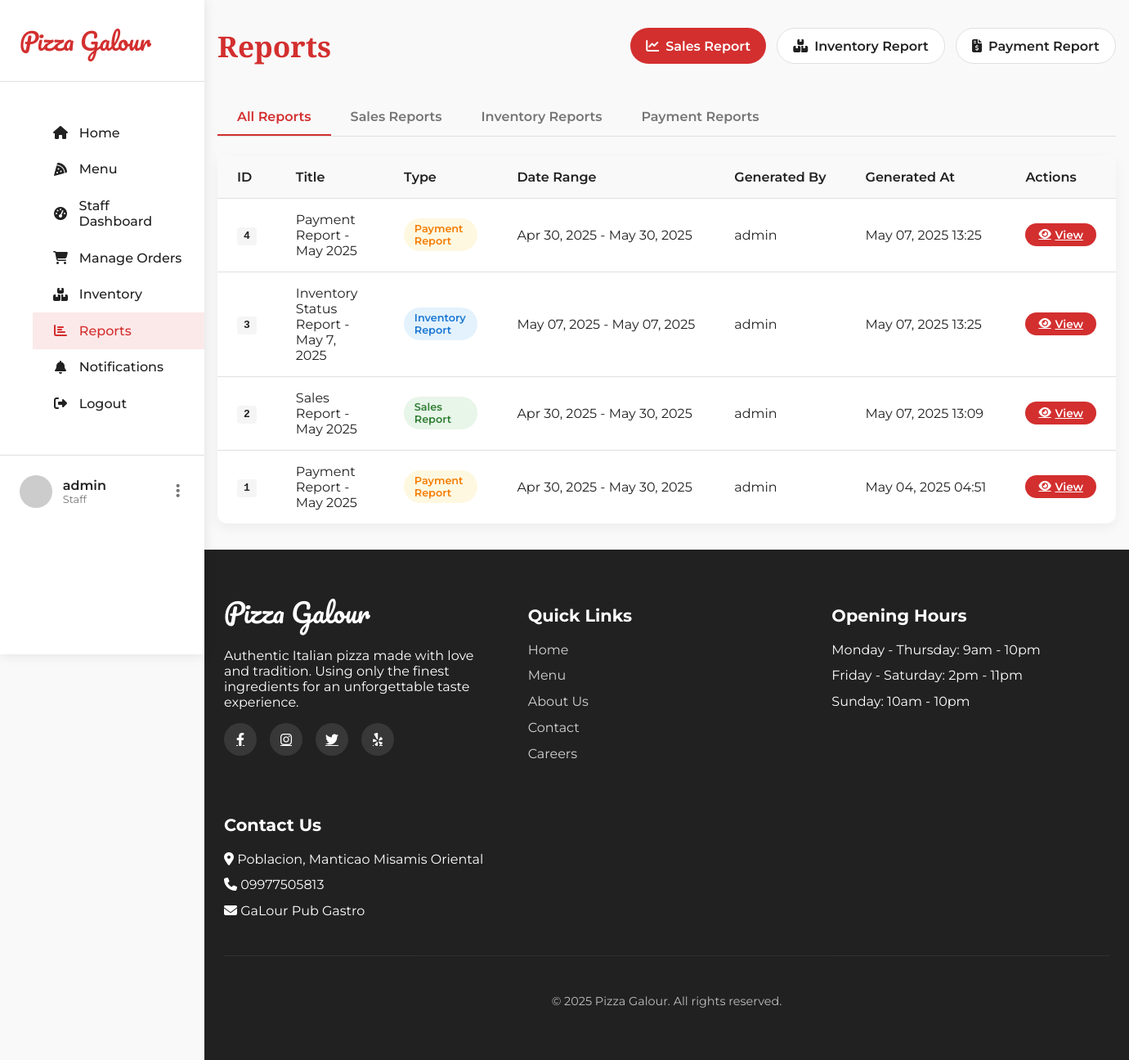
The app's page /reports/ (signed in) with its own data.
### reports/models.py (models this page shows, shortened)
class Report(models.Model):
    REPORT_TYPES = (
        ('sales', 'Sales Report'),
        ('inventory', 'Inventory Report'),
        ('payment', 'Payment Report'),
    )
    report_type = models.CharField(max_length=20, choices=REPORT_TYPES)
    title = models.CharField(max_length=100)
    description = models.TextField(blank=True, null=True)
    start_date = models.DateField()
    end_date = models.DateField()
    generated_by = models.ForeignKey(
        User,
        on_delete=models.CASCADE
    )
    generated_at = models.DateTimeField(auto_now_add=True)

### reports/views.py (the view)
# urls.py: path('', views.report_list, name='report_list'),
@login_required
def report_list(request):
    if not request.user.is_staff:
        messages.error(request, 'You do not have permission to access this page.')
        return redirect('menu')
    reports = Report.objects.all().order_by('-generated_at')
    return render(request, 'reports/report_list.html', {'reports': reports})

### notifications/context_processors.py (called while the page is built)
def notifications(request):
    notifications_list = []
    if request.user.is_authenticated:
        from notifications.models import Notification
        notifications_list = Notification.objects.filter(
            user=request.user,
            is_read=False
        ).order_by('-created_at')
    return {
        'notifications': notifications_list,
        'notification_count': len(notifications_list),
    }

### templates/reports/report_list.html (shortened to what this page needs)
{% extends 'base.html' %}
{% block content %}
<div class="reports-container">
    <div class="reports-header">
        <h1 class="reports-title">Reports</h1>
        <div class="report-actions">
            <a href="{% url 'generate_sales_report' %}" class="report-btn report-btn-primary">
                <i class="fas fa-chart-line"></i> Sales Report
            </a>
            <a href="{% url 'generate_inventory_report' %}" class="report-btn report-btn-secondary">
                <i class="fas fa-boxes"></i> Inventory Report
            </a>
            <a href="{% url 'generate_payment_report' %}" class="report-btn report-btn-secondary">
                <i class="fas fa-file-invoice-dollar"></i> Payment Report
            </a>
        </div>
    </div>
    <div class="report-tabs">
        <div class="report-tab active">All Reports</div>
        <div class="report-tab">Sales Reports</div>
        <div class="report-tab">Inventory Reports</div>
        <div class="report-tab">Payment Reports</div>
    </div>
    <div class="reports-card">
        {% if reports %}
            <table class="reports-table">
                <thead>
                    <tr>
                        <th>ID</th>
                        <th>Title</th>
                        <th>Type</th>
                        <th>Date Range</th>
                        <th>Generated By</th>
                        <th>Generated At</th>
                        <th>Actions</th>
                    </tr>
                </thead>
                <tbody>
                    {% for report in reports %}
                        <tr>
                            <td><span class="report-id">{{ report.id }}</span></td>
                            <td>{{ report.title }}</td>
                            <td>
                                <span class="report-type {% if report.report_type == 'sales' %}report-type-sales{% elif report.report_type == 'inventory' %}report-type-inventory{% elif report.report_type == 'payment' %}report-type-payment{% endif %}">
                                    {{ report.get_report_type_display }}
                                </span>
                            </td>
                            <td class="report-date">{{ report.start_date|date:"M d, Y" }} - {{ report.end_date|date:"M d, Y" }}</td>
                            <td>{{ report.generated_by.username }}</td>
                            <td class="report-date">{{ report.generated_at|date:"M d, Y H:i" }}</td>
                            <td>
                                <a href="{% url 'view_report' report.id %}" class="report-view-btn">
                                    <i class="fas fa-eye"></i> View
                                </a>
                            </td>
                        </tr>
                    {% endfor %}
                </tbody>
            </table>
        {% endif %}
    </div>
</div>
{% endblock %}

### templates/base.html (shortened to what this page needs)
<!DOCTYPE html>
<html lang="en">
<head>
    <link rel="stylesheet" href="https://cdnjs.cloudflare.com/ajax/libs/font-awesome/6.4.0/css/all.min.css">
</head>
<body>
    <div class="page-wrapper">
        <aside class="sidebar">
            <div class="sidebar-header">
                <a href="{% url 'home' %}" class="sidebar-logo">Pizza Galour</a>
            </div>
            <nav class="sidebar-nav">
                <ul>
                    <li class="nav-item">
                        <a href="/" class="nav-link {% if request.path == '/' %}active{% endif %}">
                            <i class="fas fa-home"></i> Home
                        </a>
                    </li>
                    <li class="nav-item">
                        <a href="{% url 'menu' %}" class="nav-link {% if 'menu' in request.path %}active{% endif %}">
                            <i class="fas fa-pizza-slice"></i> Menu
                        </a>
                    </li>
                    {% if user.is_authenticated %}
                        {% if user.is_staff %}
                            <li class="nav-item">
                                <a href="{% url 'dashboard' %}" class="nav-link {% if 'dashboard' in request.path %}active{% endif %}">
                                    <i class="fas fa-tachometer-alt"></i> Staff Dashboard
                                </a>
                            </li>
                            <li class="nav-item">
                                <a href="{% url 'order_list' %}" class="nav-link {% if 'orders' in request.path %}active{% endif %}">
                                    <i class="fas fa-shopping-cart"></i> Manage Orders
                                </a>
                            </li>
                            <li class="nav-item">
                                <a href="{% url 'inventory_list' %}" class="nav-link {% if 'inventory' in request.path %}active{% endif %}">
                                    <i class="fas fa-boxes"></i> Inventory
                                </a>
                            </li>
                            <li class="nav-item">
                                <a href="{% url 'report_list' %}" class="nav-link {% if 'reports' in request.path %}active{% endif %}">
                                    <i class="fas fa-chart-bar"></i> Reports
                                </a>
                            </li>
                            <li class="nav-item">
                                <a href="{% url 'notification_list' %}" class="nav-link {% if 'notifications' in request.path %}active{% endif %}">
                                    <i class="fas fa-bell"></i> Notifications
                                </a>
                            </li>
                        {% endif %}
                        <li class="nav-item">
                            <a href="{% url 'logout' %}" class="nav-link">
                                <i class="fas fa-sign-out-alt"></i> Logout
                            </a>
                        </li>
                    {% endif %}
                </ul>
            </nav>
            {% if request.user.is_authenticated %}
            <div class="user-section">
                <img src="{{ request.user.profile.avatar.url|default:'https://ui-avatars.com/api/?name='|add:request.user.username }}" alt="{{ request.user.username }}" class="user-avatar">
                <div class="user-info">
                    <h4 class="user-name">{{ request.user.get_full_name|default:request.user.username }}</h4>
                    <p class="user-role">{% if request.user.is_staff %}Staff{% else %}Customer{% endif %}</p>
                </div>
                <button class="user-dropdown">
                    <i class="fas fa-ellipsis-v"></i>
                </button>
            </div>
            {% else %}
            <div class="user-section">
                <a href="{% url 'login' %}" class="btn btn-primary" style="width: 100%;">Login</a>
            </div>
            {% endif %}
        </aside>
        <div class="content-wrapper">
            <main>
                {% block content %}{% endblock %}
            </main>
            <footer class="main-footer">
                <div class="container">
                    <div class="footer-content">
                        <div class="footer-section">
                            <span class="footer-logo">Pizza Galour</span>
                            <p>Authentic Italian pizza made with love and tradition. Using only the finest ingredients for an unforgettable taste experience.</p>
                            <div class="footer-social">
                                <a href="#"><i class="fab fa-facebook-f"></i></a>
                                <a href="#"><i class="fab fa-instagram"></i></a>
                                <a href="#"><i class="fab fa-twitter"></i></a>
                                <a href="#"><i class="fab fa-yelp"></i></a>
                            </div>
                        </div>
                        <div class="footer-section">
                            <h3>Quick Links</h3>
                            <ul class="footer-links">
                                <li><a href="{% url 'home' %}">Home</a></li>
                                <li><a href="{% url 'menu' %}">Menu</a></li>
                                <li><a href="#">About Us</a></li>
                                <li><a href="#">Contact</a></li>
                                <li><a href="#">Careers</a></li>
                            </ul>
                        </div>
                        <div class="footer-section">
                            <h3>Opening Hours</h3>
                            <ul class="footer-links">
                                <li>Monday - Thursday: 9am - 10pm</li>
                                <li>Friday - Saturday: 2pm - 11pm</li>
                                <li>Sunday: 10am - 10pm</li>
                            </ul>
                        </div>
                        <div class="footer-section">
                            <h3>Contact Us</h3>
                            <ul class="footer-links">
                                <li><i class="fas fa-map-marker-alt"></i> Poblacion, Manticao Misamis Oriental</li>
                                <li><i class="fas fa-phone"></i> 09977505813</li>
                                <li><i class="fas fa-envelope"></i> GaLour Pub Gastro</li>
                            </ul>
                        </div>
                    </div>
                    <div class="footer-bottom">
                        <p>&copy; {% now "Y" %} Pizza Galour. All rights reserved.</p>
                    </div>
                </div>
            </footer>
        </div>
    </div>
</body>
</html>

### templates/base.html (style rules this page uses)
:root { --primary-color: #d32f2f; --primary-dark: #9a0007; --primary-light: #ff6659; --accent-color: #ffc107; --text-dark: #212121; --text-light: #ffffff; --text-muted: #757575; --background: #f9f9f9; --surface: #ffffff; --border: #e0e0e0; --success: #4caf50; --italian-green: #4caf50; --italian-white: #ffffff; --italian-red: #d32f2f; --card-shadow: 0 8px 24px rgba(0, 0, 0, 0.12); --section-padding: 5rem 0; --sidebar-width: 250px; }
body { font-family: 'Montserrat', sans-serif; margin: 0; padding: 0; overflow-x: hidden; background-color: var(--background); }
.page-wrapper { display: flex; min-height: 100vh; }
.sidebar { width: var(--sidebar-width); background-color: var(--surface); box-shadow: 0 0 15px rgba(0, 0, 0, 0.1); position: fixed; top: 0; left: 0; height: 100vh; z-index: 1000; transition: transform 0.3s ease; overflow-y: auto; }
.content-wrapper { flex: 1; margin-left: var(--sidebar-width); transition: margin-left 0.3s ease; }
.sidebar-header { padding: 1.5rem; border-bottom: 1px solid var(--border); display: flex; align-items: center; justify-content: space-between; }
.sidebar-logo { font-family: 'Pacifico', cursive; font-size: 1.8rem; color: var(--primary-color); text-decoration: none; }
.sidebar-nav { padding: 1.5rem 0; }
.nav-item { list-style: none; }
.nav-link { display: flex; align-items: center; padding: 0.8rem 1.5rem; color: var(--text-dark); text-decoration: none; transition: all 0.3s ease; font-weight: 500; }
.nav-link:hover, .nav-link.active { background-color: rgba(211, 47, 47, 0.1); color: var(--primary-color); }
.nav-link i { margin-right: 0.8rem; width: 20px; text-align: center; }
.user-section { padding: 1.5rem; border-top: 1px solid var(--border); display: flex; align-items: center; }
.user-avatar { width: 40px; height: 40px; border-radius: 50%; object-fit: cover; margin-right: 0.8rem; }
.user-info { flex: 1; }
.user-name { font-weight: 600; margin: 0; color: var(--text-dark); }
.user-role { font-size: 0.8rem; color: var(--text-muted); margin: 0; }
.user-dropdown { background: none; border: none; color: var(--text-muted); cursor: pointer; font-size: 1.2rem; }
.main-footer { background-color: var(--text-dark); color: var(--text-light); padding: 3rem 0; }
.footer-content { display: grid; grid-template-columns: repeat(auto-fit, minmax(250px, 1fr)); gap: 2rem; }
.footer-logo { font-family: 'Pacifico', cursive; font-size: 2rem; color: var(--text-light); margin-bottom: 1rem; display: block; }
.footer-section h3 { margin-bottom: 1.2rem; font-size: 1.3rem; }
.footer-links { list-style: none; padding: 0; margin: 0; }
.footer-links li { margin-bottom: 0.8rem; }
.footer-links a { color: var(--text-light); opacity: 0.8; text-decoration: none; transition: opacity 0.3s ease; }
.footer-social { display: flex; gap: 1rem; margin-top: 1rem; }
.footer-social a { display: flex; align-items: center; justify-content: center; width: 40px; height: 40px; background-color: rgba(255, 255, 255, 0.1); border-radius: 50%; color: var(--text-light); transition: all 0.3s ease; }
.footer-bottom { text-align: center; padding-top: 2rem; margin-top: 2rem; border-top: 1px solid rgba(255, 255, 255, 0.1); font-size: 0.9rem; opacity: 0.7; }
.container { max-width: 1200px; margin: 0 auto; padding: 0 1.5rem; }

### records on screen
Report: id "4", title "Payment Report - May 2025", report_type "Payment Report", start_date "Apr 30, 2025", end_date "May 30, 2025", generated_by.username "admin", generated_at "May 07, 2025 13:25"
Report: id "3", title "Inventory Status Report - May 7, 2025", report_type "Inventory Report", start_date "May 07, 2025", end_date "May 07, 2025", generated_by.username "admin", generated_at "May 07, 2025 13:25"
Report: id "2", title "Sales Report - May 2025", report_type "Sales Report", start_date "Apr 30, 2025", end_date "May 30, 2025", generated_by.username "admin", generated_at "May 07, 2025 13:09"
Report: id "1", title "Payment Report - May 2025", report_type "Payment Report", start_date "Apr 30, 2025", end_date "May 30, 2025", generated_by.username "admin", generated_at "May 04, 2025 04:51"

### other values on screen
{{ request.user.get_full_name|default:request.user.username }} "admin"
